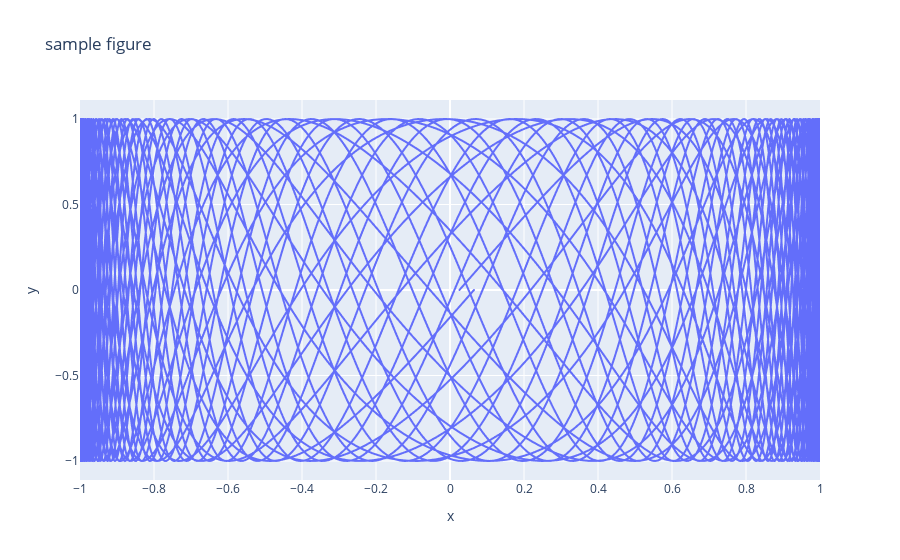

Notebook code cell kept with this figure:
### Code cell
import plotly.express as px
theta, phi = mag_line2D(1,248)
fig = px.line(x= np.sin(theta), y=np.sin(phi), title="sample figure")

fig.show()

### Figure 1 — Plotly figure (JSON) as saved in the notebook; plotly's stock layout.template omitted (floating-point values rounded to 4 significant figures; data arrays with more than 128 entries replaced by an {"elided": "..."} marker saying what was removed)
{"data": [{"hovertemplate": "x=%{x}<br>y=%{y}<extra></extra>", "legendgroup": "", "line": {"color": "#636efa", "dash": "solid"}, "marker": {"symbol": "circle"}, "mode": "lines", "name": "", "showlegend": false, "type": "scattergl", "x": {"elided": "12400 float values"}, "xaxis": "x", "y": {"elided": "12400 float values"}, "yaxis": "y"}], "layout": {"legend": {"tracegroupgap": 0}, "title": {"text": "sample figure"}, "xaxis": {"anchor": "y", "domain": [0, 1], "title": {"text": "x"}}, "yaxis": {"anchor": "x", "domain": [0, 1], "title": {"text": "y"}}}}
